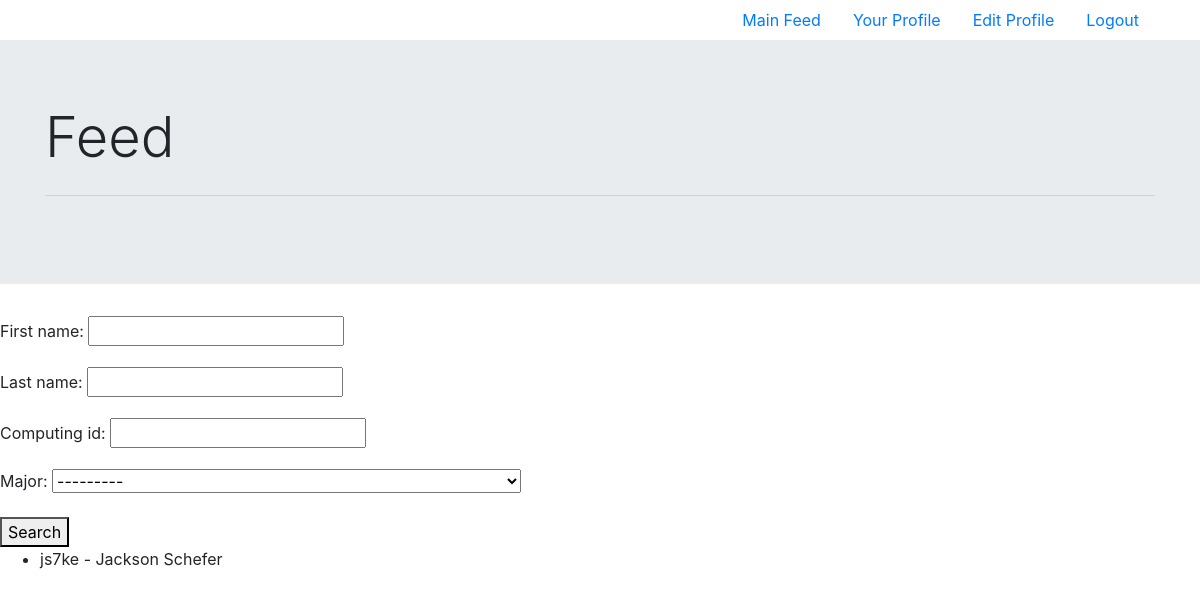
The app's page /feed (signed in), older data.
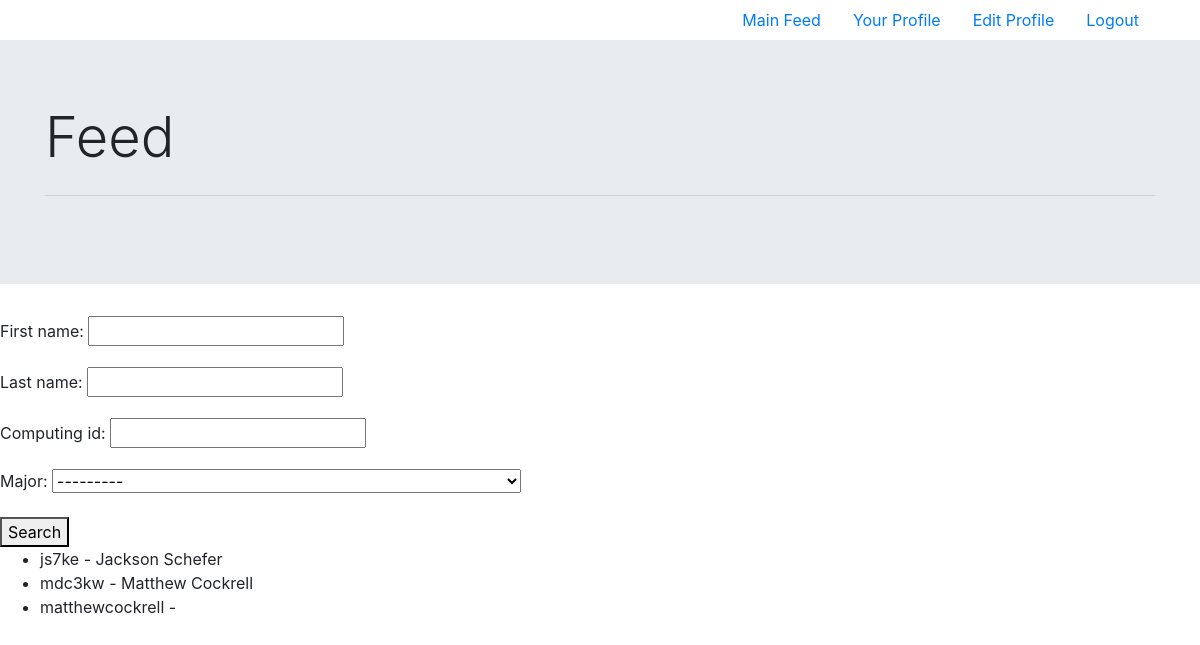
The same page, newer data.
### login/models.py (models this page shows, shortened)
class Profile(models.Model):
    user = models.OneToOneField(User, on_delete=models.CASCADE)
    first_name = models.CharField(max_length=50, default='')
    last_name = models.CharField(max_length=50, default='')
    graduation_year = models.PositiveSmallIntegerField(default=2000)
    major = models.CharField(max_length=100, choices=UVA_MAJOR_CHOICES, default='Undeclared')
    computing_id = models.CharField(max_length=7, default = '')

### pages/views.py (the view)
# urls.py: url('feed', login_required(views.search), name='feed'),
def search(request):
    profile_list = Profile.objects.all()
    profile_filter = ProfileFilter(request.GET, queryset=profile_list)
    return render(request, 'pages/profile_list.html', {'filter': profile_filter})

### pages/templates/pages/profile_list.html
{% extends 'pages/authenticated.html' %} {% block content %}
<div>
	<div class="jumbotron jumbotron-fluid">
		<div class="container">
			<h1 class="display-4">Feed</h1>
			<hr class="my-4">
		</div>
	</div>
	<div>
		<form method="get">
			{{filter.form.as_p}}
			<button type="submit">Search</button>
		</form>
		<ul>
			{% for profile in filter.qs %}
			<li>
				{{profile.user}} - {{profile.first_name}} {{profile.last_name}}
			</li>
			{% endfor %}
		</ul>
	</div>
</div>
{% endblock %}

Row changes from the older to the newer data that the page shows:
added Profile: user "mdc3kw", first_name "Matthew", last_name "Cockrell"
added Profile: user "matthewcockrell"
